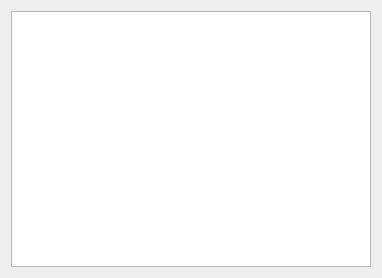
<?xml version="1.0" encoding="UTF-8"?>
<ui version="4.0">
 <class>QueryResult</class>
 <widget class="QDialog" name="QueryResult">
  <property name="geometry">
   <rect>
    <x>0</x>
    <y>0</y>
    <width>382</width>
    <height>278</height>
   </rect>
  </property>
  <property name="windowTitle">
   <string>Dialog</string>
  </property>
  <layout class="QGridLayout" name="gridLayout">
   <item row="0" column="0">
    <widget class="QTableWidget" name="tableWidget"/>
   </item>
  </layout>
 </widget>
 <resources/>
 <connections/>
</ui>
